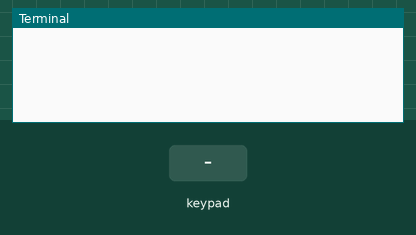
Bench run of a program on a simulated Raspberry Pi (header pin numbers). On the bench: the last lines printed to the terminal. The test bench sets the inputs (shaded band).

Above: at 1.2 s.
1.3 s: key '1' pressed
At 2.5 s:
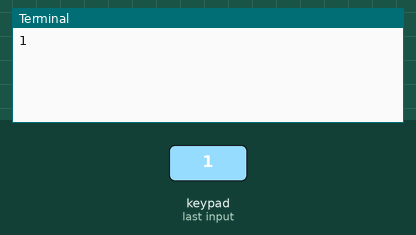
2.8 s: keypad keys 1 2 * pressed 0.4 s apart
At 4.4 s:
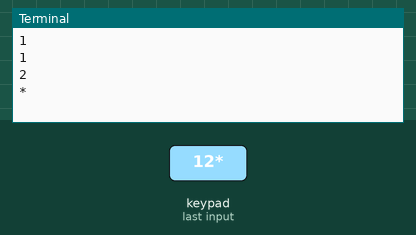
5.5 s: key 'A' pressed
At 6.7 s:
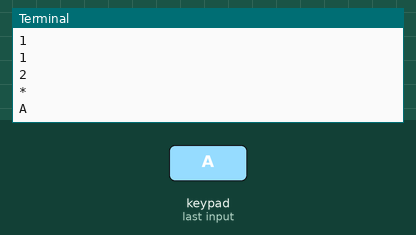
7.0 s: key 'C' pressed
At 8.0 s:
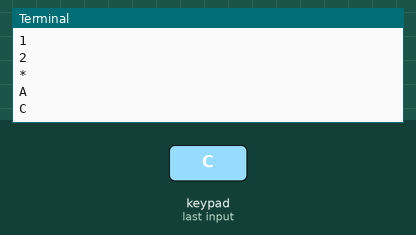
8.5 s: keypad keys 2 5 # pressed 0.4 s apart
At 9.9 s:
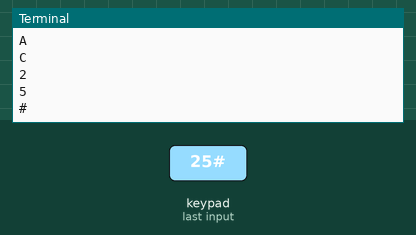
Timing chart, 0 to 11.5 s (numbered marks = the images above; inputs shaded):
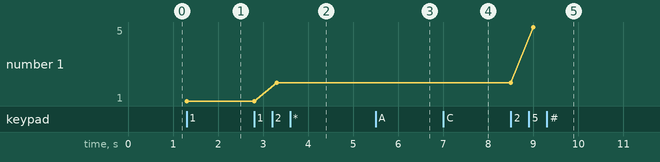

Measured:
- after the input at 1.3 s, the terminal: prints a new line at once (image 1)
- after the input at 2.8 s, the terminal: prints a new line after 0.50 s (image 2)
- after the input at 5.5 s, the terminal: prints a new line at once (image 3)
- after the input at 7.0 s, the terminal: prints a new line at once (image 4)
- after the input at 8.5 s, the terminal: prints a new line at once (image 5)
- plotted number 1: 1 → 2 after the input at 2.8 s, 2 → 5 after the input at 8.5 s

The program:

keypad.py
```python
#--------------------------------------
#Program for 4*4 Keypad
#
#
#Author : Lal Bosco Lawrence
#Date   : 28-April-2018
#--------------------------------------

#import
import RPi.GPIO as GPIO
import time

GPIO.setmode (GPIO.BOARD)

######### Keypad Initialization ################
MATRIX = [ [1  , 2, 3  , 'A'],
           [4  , 5, 6  , 'B'],
           [7  , 8, 9  , 'C'],
           ['*', 0, '#', 'D']
         ]

ROW =   [7 ,11,13,15]  #keypad_pin (0-3)
COL =   [12,16,18,22]  #keypad_pin (4-7)
#################################################

#Row pin initialization as output
for j in range(4):
	GPIO.setup(COL[j], GPIO.OUT)
	GPIO.output(COL[j], 1)

#Column polumnin initialization as input
for i in range (4):
	GPIO.setup(ROW[i], GPIO.IN, pull_up_down = GPIO.PUD_UP)

#Run a loop to read keypad
while(True):
	for j in range (4):
		GPIO.output(COL[j],0)

		for i in range(4):
			if GPIO.input (ROW[i]) == 0:
				print MATRIX[i][j]
				time.sleep(0.5)
				while (GPIO.input(ROW[i]) == 0):
					pass

		GPIO.output(COL[j],1)
```
